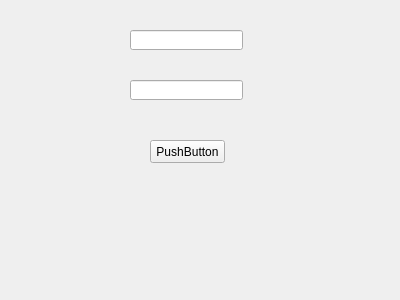
<?xml version="1.0" encoding="UTF-8"?>
<ui version="4.0">
 <class>QtLogDlg</class>
 <widget class="QWidget" name="QtLogDlg">
  <property name="geometry">
   <rect>
    <x>0</x>
    <y>0</y>
    <width>400</width>
    <height>300</height>
   </rect>
  </property>
  <property name="windowTitle">
   <string>QtLogDlg</string>
  </property>
  <widget class="QLineEdit" name="lineEdit_user">
   <property name="geometry">
    <rect>
     <x>130</x>
     <y>30</y>
     <width>113</width>
     <height>20</height>
    </rect>
   </property>
  </widget>
  <widget class="QLineEdit" name="lineEdit_pw">
   <property name="geometry">
    <rect>
     <x>130</x>
     <y>80</y>
     <width>113</width>
     <height>20</height>
    </rect>
   </property>
  </widget>
  <widget class="QPushButton" name="btn_log">
   <property name="geometry">
    <rect>
     <x>150</x>
     <y>140</y>
     <width>75</width>
     <height>23</height>
    </rect>
   </property>
   <property name="text">
    <string>PushButton</string>
   </property>
  </widget>
 </widget>
 <layoutdefault spacing="6" margin="11"/>
 <resources/>
 <connections/>
</ui>
